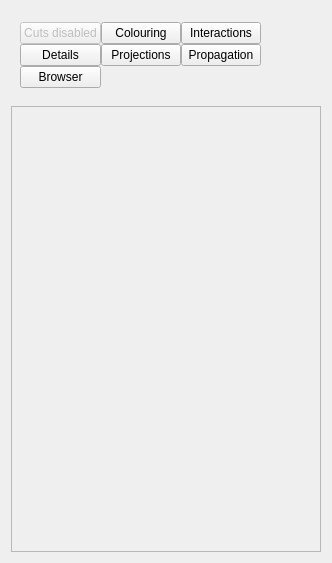
<ui version="4.0" >
 <class>VP1TrackControllerForm</class>
 <widget class="QWidget" name="VP1TrackControllerForm" >
  <property name="geometry" >
   <rect>
    <x>0</x>
    <y>0</y>
    <width>332</width>
    <height>563</height>
   </rect>
  </property>
  <property name="windowTitle" >
   <string>Form</string>
  </property>
  <layout class="QVBoxLayout" name="verticalLayout" >
   <item>
    <layout class="QHBoxLayout" name="horizontalLayout" >
     <item>
      <widget class="QWidget" native="1" name="widget_settingsButtonsPlaceholder" >
       <property name="sizePolicy" >
        <sizepolicy vsizetype="Fixed" hsizetype="Fixed" >
         <horstretch>0</horstretch>
         <verstretch>0</verstretch>
        </sizepolicy>
       </property>
       <layout class="QGridLayout" >
        <property name="margin" >
         <number>0</number>
        </property>
        <property name="spacing" >
         <number>0</number>
        </property>
        <item row="0" column="0" >
         <widget class="QPushButton" name="pushButton_settings_cuts" >
          <property name="enabled">
            <bool>false</bool>
          </property>
          <property name="toolTip" >
           <string>(DISABLED) Configure track cuts on quantities such as eta, phi and momentum</string>
          </property>
          <property name="text" >
           <string>Cuts disabled</string>
          </property>
          <!--
          <property name="checkable" >
           <bool>true</bool>
          </property>
          -->
         </widget>
        </item>
        <item row="0" column="1" >
         <widget class="QPushButton" name="pushButton_settings_colouring" >
          <property name="toolTip" >
           <string>Configure track colours</string>
          </property>
          <property name="text" >
           <string>Colouring</string>
          </property>
          <property name="checkable" >
           <bool>true</bool>
          </property>
         </widget>
        </item>
        <item row="0" column="2" >
         <widget class="QPushButton" name="pushButton_settings_interactions" >
          <property name="toolTip" >
           <string>Settings for what happens in response to selections (printout, zooms, ...)</string>
          </property>
          <property name="text" >
           <string>Interactions</string>
          </property>
          <property name="checkable" >
           <bool>true</bool>
          </property>
         </widget>
        </item>
        <item row="1" column="0" >
         <widget class="QPushButton" name="pushButton_settings_details" >
          <property name="toolTip" >
           <string>Configure display of objects (measurements, surfaces, errors, ...) associated with the tracks</string>
          </property>
          <property name="text" >
           <string>Details</string>
          </property>
          <property name="checkable" >
           <bool>true</bool>
          </property>
         </widget>
        </item>
        <item row="1" column="1" >
         <widget class="QPushButton" name="pushButton_settings_projections" >
          <property name="toolTip" >
           <string>Configure projections to muon chamber sides and inner detector surfaces</string>
          </property>
          <property name="text" >
           <string>Projections</string>
          </property>
          <property name="checkable" >
           <bool>true</bool>
          </property>
         </widget>
        </item>
        <item row="1" column="2" >
         <widget class="QPushButton" name="pushButton_settings_extrapolation" >
          <property name="toolTip" >
           <string>Configure how the curves used for visualisation are constructed based on the actual available track parameters</string>
          </property>
          <property name="text" >
           <string>Propagation</string>
          </property>
          <property name="checkable" >
           <bool>true</bool>
          </property>
         </widget>
        </item>
        <item row="2" column="0" >
         <widget class="QPushButton" name="pushButton_ObjectBrowser" >
          <property name="enabled" >
           <bool>true</bool>
          </property>
          <property name="toolTip" >
           <string>Browse tracking objects in this event, and use to navigate in 3D view (especially if zooming is turned on in Interactions)</string>
          </property>
          <property name="text" >
           <string>Browser</string>
          </property>
          <property name="checkable" >
           <bool>true</bool>
          </property>
          <property name="checked" >
           <bool>false</bool>
          </property>
          <property name="flat" >
           <bool>false</bool>
          </property>
         </widget>
        </item>
       </layout>
      </widget>
     </item>
     <item>
      <spacer>
       <property name="orientation" >
        <enum>Qt::Horizontal</enum>
       </property>
       <property name="sizeType" >
        <enum>QSizePolicy::Preferred</enum>
       </property>
       <property name="sizeHint" stdset="0" >
        <size>
         <width>51</width>
         <height>89</height>
        </size>
       </property>
      </spacer>
     </item>
    </layout>
   </item>
   <item>
    <widget class="QScrollArea" name="collWidgetScrollArea" />
   </item>
  </layout>
 </widget>
 <resources/>
 <connections/>
</ui>
